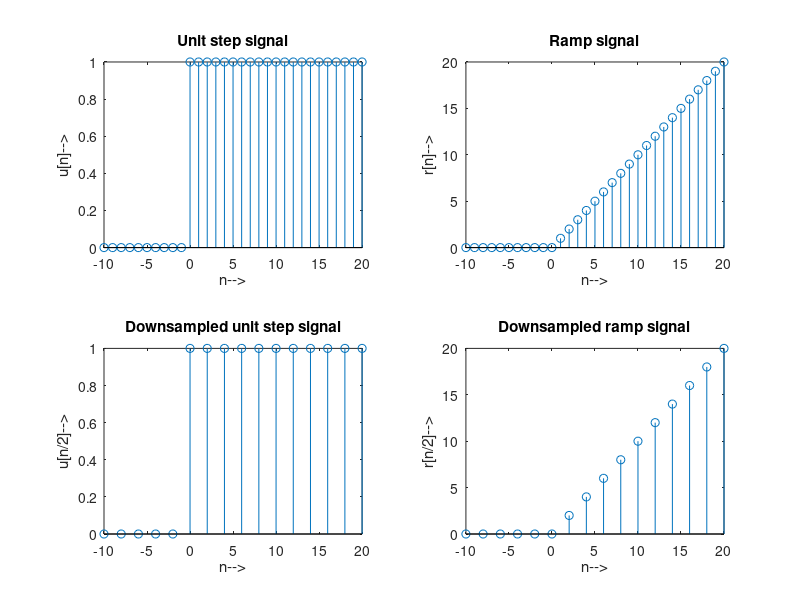

The MATLAB script that drew this image:
clc;
clear all; 
close all;
 
N=-10:1:20;
U=[zeros(1,10) ones(1,21)];
 
subplot(2,2,1);
stem(N,U);
xlabel('n-->');
ylabel('u[n]-->');
title('Unit step signal');
 
Ramp=N.*U;
subplot(2,2,2);
stem(N,Ramp);
xlabel('n-->');
ylabel('r[n]-->')
title('Ramp signal');
 
N_down=downsample(N,2);
U_down=downsample(U,2);
subplot(2,2,3);
stem(N_down,U_down);
xlabel('n-->');
ylabel('u[n/2]-->');
title('Downsampled unit step signal');
 
Ramp_down=downsample(Ramp,2);
subplot(2,2,4);
stem(N_down,Ramp_down);
xlabel('n-->');
ylabel('r[n/2]-->');
title('Downsampled ramp signal');

